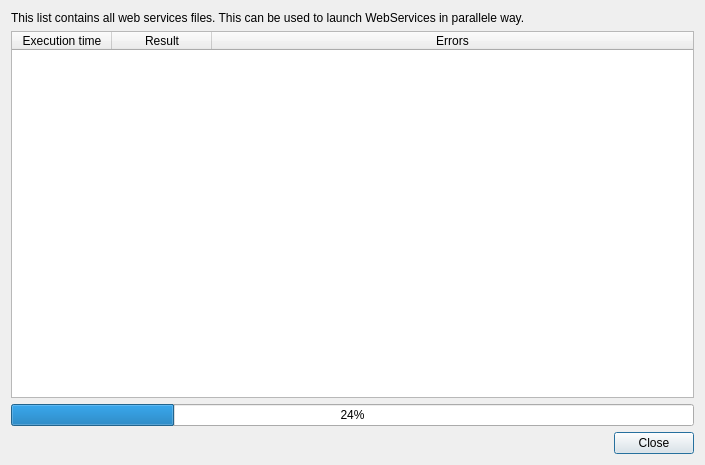
<?xml version="1.0" encoding="UTF-8"?>
<ui version="4.0">
 <class>ServicesBatchDialog</class>
 <widget class="QDialog" name="ServicesBatchDialog">
  <property name="geometry">
   <rect>
    <x>0</x>
    <y>0</y>
    <width>705</width>
    <height>465</height>
   </rect>
  </property>
  <property name="windowTitle">
   <string>Web Services List</string>
  </property>
  <layout class="QVBoxLayout" name="verticalLayout">
   <item>
    <widget class="QLabel" name="label">
     <property name="text">
      <string>This list contains all web services files. This can be used to launch WebServices in parallele way.</string>
     </property>
    </widget>
   </item>
   <item>
    <widget class="QTableWidget" name="editorWidget">
     <attribute name="horizontalHeaderStretchLastSection">
      <bool>true</bool>
     </attribute>
     <column>
      <property name="text">
       <string>Execution time</string>
      </property>
     </column>
     <column>
      <property name="text">
       <string>Result</string>
      </property>
     </column>
     <column>
      <property name="text">
       <string>Errors</string>
      </property>
     </column>
    </widget>
   </item>
   <item>
    <widget class="QProgressBar" name="progressBar">
     <property name="value">
      <number>24</number>
     </property>
    </widget>
   </item>
   <item>
    <widget class="QDialogButtonBox" name="buttonBox">
     <property name="orientation">
      <enum>Qt::Horizontal</enum>
     </property>
     <property name="standardButtons">
      <set>QDialogButtonBox::Close</set>
     </property>
    </widget>
   </item>
  </layout>
 </widget>
 <resources/>
 <connections>
  <connection>
   <sender>buttonBox</sender>
   <signal>accepted()</signal>
   <receiver>ServicesBatchDialog</receiver>
   <slot>accept()</slot>
   <hints>
    <hint type="sourcelabel">
     <x>248</x>
     <y>254</y>
    </hint>
    <hint type="destinationlabel">
     <x>157</x>
     <y>274</y>
    </hint>
   </hints>
  </connection>
  <connection>
   <sender>buttonBox</sender>
   <signal>rejected()</signal>
   <receiver>ServicesBatchDialog</receiver>
   <slot>reject()</slot>
   <hints>
    <hint type="sourcelabel">
     <x>316</x>
     <y>260</y>
    </hint>
    <hint type="destinationlabel">
     <x>286</x>
     <y>274</y>
    </hint>
   </hints>
  </connection>
 </connections>
</ui>
